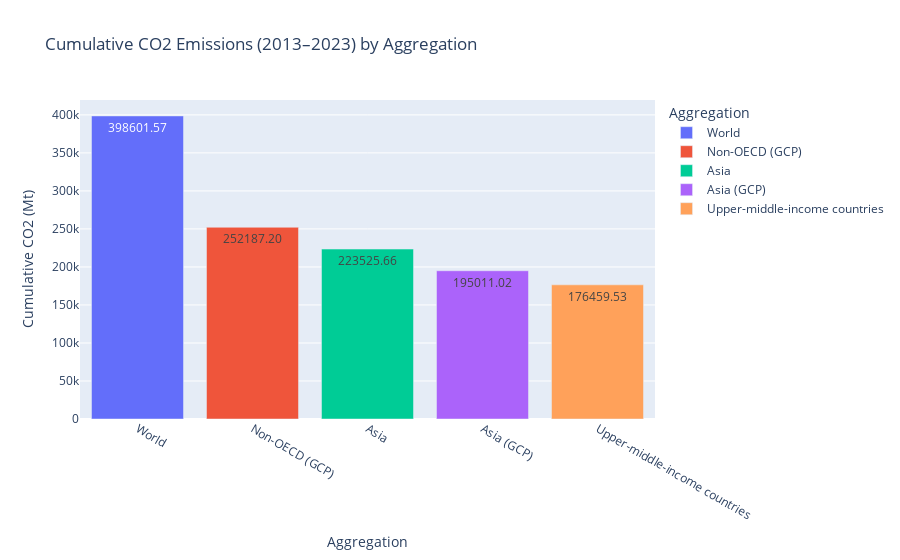

Source (notebook cell):
### Code cell
agg_top5 = top_emitters(df_emissions, 2013, 2023, level="aggregate")
print(agg_top5)
fig = px.bar(agg_top5, x="country", y="cumulative_co2_2013_2023", color="country",  
    text="cumulative_co2_2013_2023",  
    title="Cumulative CO2 Emissions (2013–2023) by Aggregation",
    labels={"cumulative_co2_2013_2023": "Cumulative CO2 (Mt)", "country": "Aggregation"},
)
fig.update_traces(texttemplate='%{text:.2f}')
fig.show()

### Figure 1 — Plotly figure (JSON) as saved in the notebook; plotly's stock layout.template omitted (floating-point values rounded to 4 significant figures)
{"data": [{"alignmentgroup": "True", "hovertemplate": "Aggregation=%{x}<br>Cumulative CO2 (Mt)=%{text}<extra></extra>", "legendgroup": "World", "marker": {"color": "#636efa", "pattern": {"shape": ""}}, "name": "World", "offsetgroup": "World", "orientation": "v", "showlegend": true, "text": [398600.0], "textposition": "auto", "texttemplate": "%{text:.2f}", "type": "bar", "x": ["World"], "xaxis": "x", "y": [398600.0], "yaxis": "y"}, {"alignmentgroup": "True", "hovertemplate": "Aggregation=%{x}<br>Cumulative CO2 (Mt)=%{text}<extra></extra>", "legendgroup": "Non-OECD (GCP)", "marker": {"color": "#EF553B", "pattern": {"shape": ""}}, "name": "Non-OECD (GCP)", "offsetgroup": "Non-OECD (GCP)", "orientation": "v", "showlegend": true, "text": [252200.0], "textposition": "auto", "texttemplate": "%{text:.2f}", "type": "bar", "x": ["Non-OECD (GCP)"], "xaxis": "x", "y": [252200.0], "yaxis": "y"}, {"alignmentgroup": "True", "hovertemplate": "Aggregation=%{x}<br>Cumulative CO2 (Mt)=%{text}<extra></extra>", "legendgroup": "Asia", "marker": {"color": "#00cc96", "pattern": {"shape": ""}}, "name": "Asia", "offsetgroup": "Asia", "orientation": "v", "showlegend": true, "text": [223500.0], "textposition": "auto", "texttemplate": "%{text:.2f}", "type": "bar", "x": ["Asia"], "xaxis": "x", "y": [223500.0], "yaxis": "y"}, {"alignmentgroup": "True", "hovertemplate": "Aggregation=%{x}<br>Cumulative CO2 (Mt)=%{text}<extra></extra>", "legendgroup": "Asia (GCP)", "marker": {"color": "#ab63fa", "pattern": {"shape": ""}}, "name": "Asia (GCP)", "offsetgroup": "Asia (GCP)", "orientation": "v", "showlegend": true, "text": [195000.0], "textposition": "auto", "texttemplate": "%{text:.2f}", "type": "bar", "x": ["Asia (GCP)"], "xaxis": "x", "y": [195000.0], "yaxis": "y"}, {"alignmentgroup": "True", "hovertemplate": "Aggregation=%{x}<br>Cumulative CO2 (Mt)=%{text}<extra></extra>", "legendgroup": "Upper-middle-income countries", "marker": {"color": "#FFA15A", "pattern": {"shape": ""}}, "name": "Upper-middle-income countries", "offsetgroup": "Upper-middle-income countries", "orientation": "v", "showlegend": true, "text": [176500.0], "textposition": "auto", "texttemplate": "%{text:.2f}", "type": "bar", "x": ["Upper-middle-income countries"], "xaxis": "x", "y": [176500.0], "yaxis": "y"}], "layout": {"barmode": "relative", "legend": {"title": {"text": "Aggregation"}, "tracegroupgap": 0}, "title": {"text": "Cumulative CO2 Emissions (2013–2023) by Aggregation"}, "xaxis": {"anchor": "y", "categoryarray": ["World", "Non-OECD (GCP)", "Asia", "Asia (GCP)", "Upper-middle-income countries"], "categoryorder": "array", "domain": [0, 1], "title": {"text": "Aggregation"}}, "yaxis": {"anchor": "x", "domain": [0, 1], "title": {"text": "Cumulative CO2 (Mt)"}}}}
